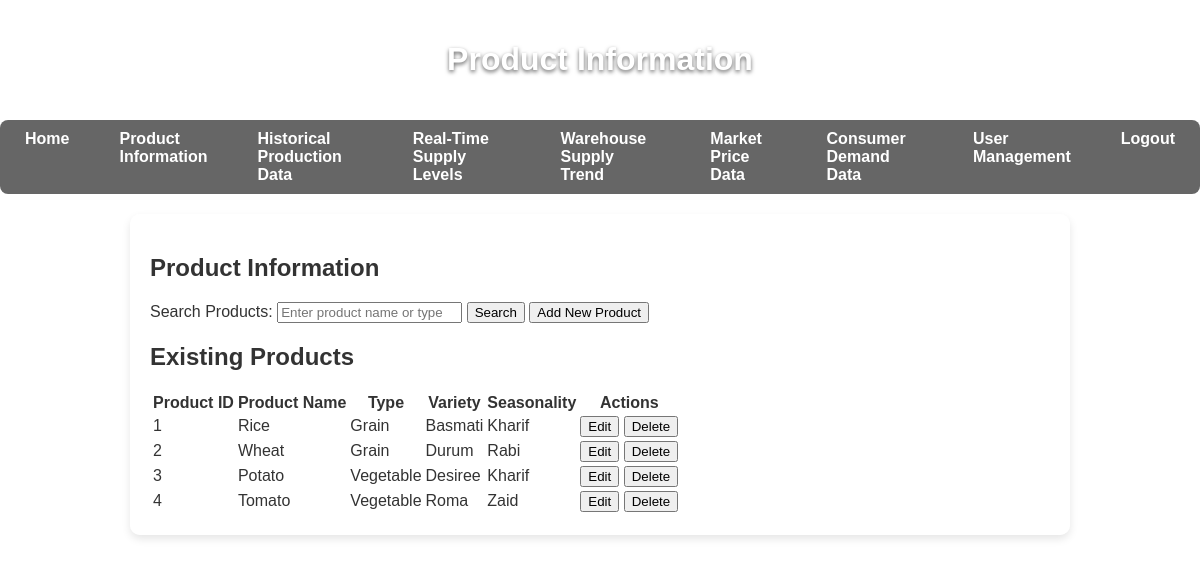
The app's page /product_info.php (signed in) with its own data.
### tables this page shows
CREATE TABLE PRODUCT (
    productID INT AUTO_INCREMENT PRIMARY KEY,
    productName VARCHAR(255) NOT NULL,
    type VARCHAR(100) NOT NULL,
    variety VARCHAR(100),
    seasonality VARCHAR(50)
);

### product_info.php (the view, shortened to what this page needs)
<!DOCTYPE html>
<html lang="en">
<head>
    <link rel="stylesheet" href="styles.css">
    <link rel="stylesheet" href="css/common.css">
</head>
<body>
    <header>
        <h1>Product Information</h1>
    </header>
    <main>
    <section>
        <h1>Product Information</h1>
        <form method="GET" action="" style="margin-bottom: 20px;">
            <label for="search">Search Products:</label>
            <input type="text" id="search" name="search" placeholder="Enter product name or type">
            <button type="submit">Search</button>
            <a href="add_product.php"><button type="button">Add New Product</button></a>
        </form>
        <?php
        include 'db_connect.php';
        $searchQuery = "";
        $sql = "SELECT * FROM PRODUCT $searchQuery";
        $result = $conn->query($sql);
        if ($result->num_rows > 0):
        ?>
        <h2>Existing Products</h2>
        <table>
            <thead>
                <tr>
                    <th>Product ID</th>
                    <th>Product Name</th>
                    <th>Type</th>
                    <th>Variety</th>
                    <th>Seasonality</th>
                    <th>Actions</th>
                </tr>
            </thead>
            <tbody>
                <?php while ($row = $result->fetch_assoc()): ?>
                <tr>
                    <td><?= htmlspecialchars($row['productID']) ?></td>
                    <td><?= htmlspecialchars($row['productName']) ?></td>
                    <td><?= htmlspecialchars($row['type']) ?></td>
                    <td><?= htmlspecialchars($row['variety']) ?></td>
                    <td><?= htmlspecialchars($row['seasonality']) ?></td>
                    <td>
                        <a href="edit_product.php?productID=<?= $row['productID'] ?>"><button type="button">Edit</button></a>
                        <a href="?delete=<?= $row['productID'] ?>" onclick="return confirm('Are you sure you want to delete this product?');">
                            <button type="button">Delete</button>
                        </a>
                    </td>
                </tr>
                <?php endwhile; ?>
            </tbody>
        </table>
        <?php else: ?>
            <p>No products found.</p>
        <?php endif; ?>
    </section>
    </main>
</body>
</html>

### css/common.css (style rules this page uses)
body { background-image: url('bg_picture.jpg'); background-size: cover; background-position: center; background-repeat: no-repeat; color: #333; min-height: 100vh; margin: 0; font-family: Arial, sans-serif; }
nav ul { list-style-type: none; margin: 0; padding: 0; display: flex; justify-content: center; background: rgba(0, 0, 0, 0.6); border-radius: 8px; }
nav ul li { margin: 0 10px; }
nav ul li a { color: white; padding: 10px 15px; text-decoration: none; display: block; font-weight: bold; }
main { padding: 20px; background: rgba(255, 255, 255, 0.8); border-radius: 10px; margin: 20px auto; max-width: 900px; box-shadow: 0 4px 8px rgba(0, 0, 0, 0.1); }
header { text-align: center; padding: 20px; color: white; text-shadow: 0 2px 4px rgba(0, 0, 0, 0.6); }

### records on screen
product: productID "1", productName "Rice", type "Grain", variety "Basmati", seasonality "Kharif"
product: productID "2", productName "Wheat", type "Grain", variety "Durum", seasonality "Rabi"
product: productID "3", productName "Potato", type "Vegetable", variety "Desiree", seasonality "Kharif"
product: productID "4", productName "Tomato", type "Vegetable", variety "Roma", seasonality "Zaid"
